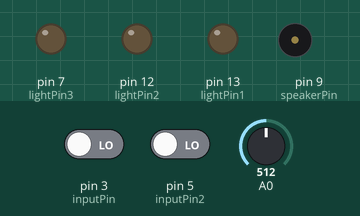
A sketch run on a simulated Arduino Uno, built with avr-gcc and run on an emulated ATmega328P. Shown: output pins drawn as LEDs (lit = HIGH), buzzer (waves = sounding). The inputs (shaded band) are chosen by the test bench; at power-on: A0 = 512, pin 3 (inputPin) LOW, pin 5 (inputPin2) LOW. What the sketch prints to the serial monitor is not drawn.

Above: at 1.2 s.
1.3 s: A0 set to 11
2.8 s: A0 set to 8
At 3.66 s:
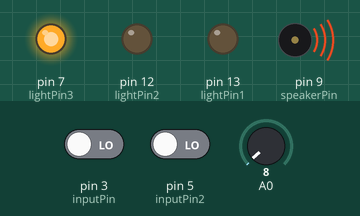
5.8 s: pin 3 (inputPin) driven HIGH
At 7.8 s:
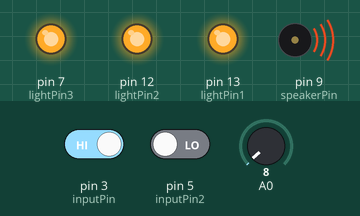
8.8 s: pin 3 (inputPin) driven LOW
At 10.36 s:
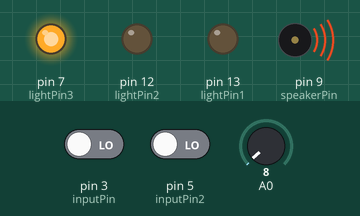
11.8 s: A0 set to 122
At 13.4 s:
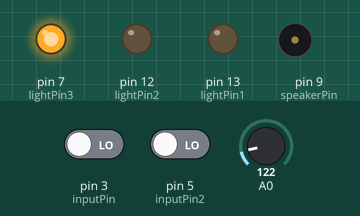
Timing chart, 0 to 14.4 s (numbered marks = the images above; inputs shaded):
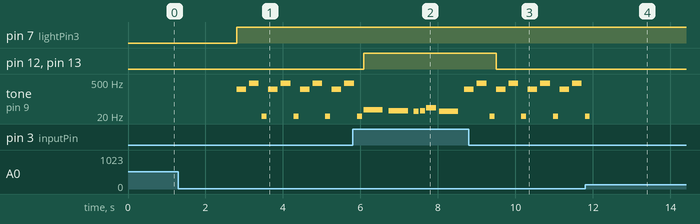

The sketch:

proj3.ino
```cpp
/*
 * PIR sensor
 */
 #include "pitches.h"
int speakerPin = 9;                // choose the pin for the speaker
int inputPin = 3;               // choose the input pin (for PIR sensor)
int pirState = LOW;             // we start, assuming no motion detected
int inputPin2 = 5;
int pirState2 = LOW;
int val = 0;                    // variable for reading the pin status
int val2 = 0;


const int lightPin1 = 13;
const int lightPin2 = 12;
const int lightPin3 = 7;


// notes in the melody:
int melody1[] = {
  NOTE_D1, NOTE_C1, NOTE_B0, NOTE_C1, NOTE_F1, NOTE_B0
};

// note durations: 4 = quarter note, 8 = eighth note, etc.:
int noteDurations[] = {
  2, 2, 8, 8, 4, 2
};
int melody2[] = {
  NOTE_A3, NOTE_A4, NOTE_A3, NOTE_A4, NOTE_A5
};

// note durations: 4 = quarter note, 8 = eighth note, etc.:
int noteDurations2[] = {
  8, 8, 4, 4, 2
};
int melody3[] = {
  NOTE_B3, NOTE_A4,
};

// note durations: 4 = quarter note, 8 = eighth note, etc.:
int noteDurations3[] = {
  4, 4
};

void setup() {
  pinMode(speakerPin, OUTPUT);      // declare LED as output
  pinMode(inputPin, INPUT);     // declare sensor as input
  pinMode(inputPin2, INPUT);     // declare sensor as input


  pinMode(lightPin1, OUTPUT);
  pinMode(lightPin2, OUTPUT);
  pinMode(lightPin3, OUTPUT);


  Serial.begin(9600);
}

void loop(){
  val = digitalRead(inputPin);  // read input value
  val2 = digitalRead(inputPin2);  // read input value
  int sensorReading = analogRead(A0);
  int thisPitch = map(sensorReading, 10, 150, 120, 1024);

  if (val == HIGH) {            // check if the input is HIGH
     for (int thisNote = 0; thisNote < 6; thisNote++) {

      int noteDuration = 1000 / noteDurations[thisNote];
      tone(9, melody1[thisNote], noteDuration);
      digitalWrite(12, HIGH);
      digitalWrite(13, HIGH);

      int pauseBetweenNotes = noteDuration * 1.30;
      delay(pauseBetweenNotes);
  }

    if (pirState == LOW) {
      pirState = HIGH;
    }
  }
  else {
   noTone(9);
    if (pirState == HIGH){
      pirState = LOW;
      digitalWrite(12, LOW);
      digitalWrite(13, LOW);
    }
  }
    if (val2 == HIGH) {            // check if the input is HIGH
     for (int thisNote = 0; thisNote < 5; thisNote++) {

      int noteDuration2 = 1000 / noteDurations2[thisNote];
      tone(9, melody2[thisNote], noteDuration2);
      digitalWrite(7, HIGH);


      int pauseBetweenNotes = noteDuration2 * 1.30;
      delay(pauseBetweenNotes);
  }

    if (pirState2 == LOW) {
      pirState2 = HIGH;
    }
  }
  else {
   noTone(9);
    if (pirState2 == HIGH){
      pirState2 = LOW;
      digitalWrite(7, LOW);
    }
  }
  if (sensorReading < 10){
     Serial.print(" hello ");
     for (int thisNote = 0; thisNote < 5; thisNote++) {

      int noteDuration3 = 1000 / noteDurations3[thisNote];
      tone(9, melody3[thisNote], noteDuration3);
      digitalWrite(7, HIGH);


      int pauseBetweenNotes = noteDuration3 * 1.30;
      delay(pauseBetweenNotes);
  }
}
}
```

pitches.h
```cpp
/*************************************************

 * Public Constants

 *************************************************/

#define NOTE_B0  31
#define NOTE_C1  33
#define NOTE_CS1 35
#define NOTE_D1  37
#define NOTE_DS1 39
#define NOTE_E1  41
#define NOTE_F1  44
#define NOTE_FS1 46
#define NOTE_G1  49
#define NOTE_GS1 52
#define NOTE_A1  55
#define NOTE_AS1 58
#define NOTE_B1  62
#define NOTE_C2  65
#define NOTE_CS2 69
#define NOTE_D2  73
#define NOTE_DS2 78
#define NOTE_E2  82
#define NOTE_F2  87
#define NOTE_FS2 93
#define NOTE_G2  98
#define NOTE_GS2 104
#define NOTE_A2  110
#define NOTE_AS2 117
#define NOTE_B2  123
#define NOTE_C3  131
#define NOTE_CS3 139
#define NOTE_D3  147
#define NOTE_DS3 156
#define NOTE_E3  165
#define NOTE_F3  175
#define NOTE_FS3 185
#define NOTE_G3  196
#define NOTE_GS3 208
#define NOTE_A3  220
#define NOTE_AS3 233
#define NOTE_B3  247
#define NOTE_C4  262
#define NOTE_CS4 277
#define NOTE_D4  294
#define NOTE_DS4 311
#define NOTE_E4  330
#define NOTE_F4  349
#define NOTE_FS4 370
#define NOTE_G4  392
#define NOTE_GS4 415
#define NOTE_A4  440
#define NOTE_AS4 466
#define NOTE_B4  494
#define NOTE_C5  523
#define NOTE_CS5 554
#define NOTE_D5  587
#define NOTE_DS5 622
#define NOTE_E5  659
#define NOTE_F5  698
#define NOTE_FS5 740
#define NOTE_G5  784
#define NOTE_GS5 831
#define NOTE_A5  880
#define NOTE_AS5 932
#define NOTE_B5  988
#define NOTE_C6  1047
#define NOTE_CS6 1109
#define NOTE_D6  1175
#define NOTE_DS6 1245
#define NOTE_E6  1319
#define NOTE_F6  1397
#define NOTE_FS6 1480
#define NOTE_G6  1568
#define NOTE_GS6 1661
#define NOTE_A6  1760
#define NOTE_AS6 1865
#define NOTE_B6  1976
#define NOTE_C7  2093
#define NOTE_CS7 2217
#define NOTE_D7  2349
#define NOTE_DS7 2489
#define NOTE_E7  2637
#define NOTE_F7  2794
#define NOTE_FS7 2960
#define NOTE_G7  3136
#define NOTE_GS7 3322
#define NOTE_A7  3520
#define NOTE_AS7 3729
#define NOTE_B7  3951
#define NOTE_C8  4186
#define NOTE_CS8 4435
#define NOTE_D8  4699
#define NOTE_DS8 4978
```

Measured:
- the behaviour switches between 10 and 9 on A0 (found by bisection; images 0 and 1)
- after the input at 1.3 s, every drawn part: stays the same
- after the input at 2.8 s, pin 7 (lightPin3): LOW → HIGH at once; tone on pin 9 (speakerPin): silent → 247 Hz at once, then repeats every 0.82 s: silent 0.08 s, 440 Hz 0.25 s, silent 0.08 s, 4 Hz 0.13 s, silent 0.04 s, 247 Hz 0.25 s
- after the input at 5.8 s, pin 12 (lightPin2), pin 13 (lightPin1): LOW → HIGH after 0.28 s
- after the input at 8.8 s, pin 12 (lightPin2), pin 13 (lightPin1): HIGH → LOW after 0.70 s
- after the input at 11.8 s, tone on pin 9 (speakerPin): goes on until 11.9 s, then stays silent
